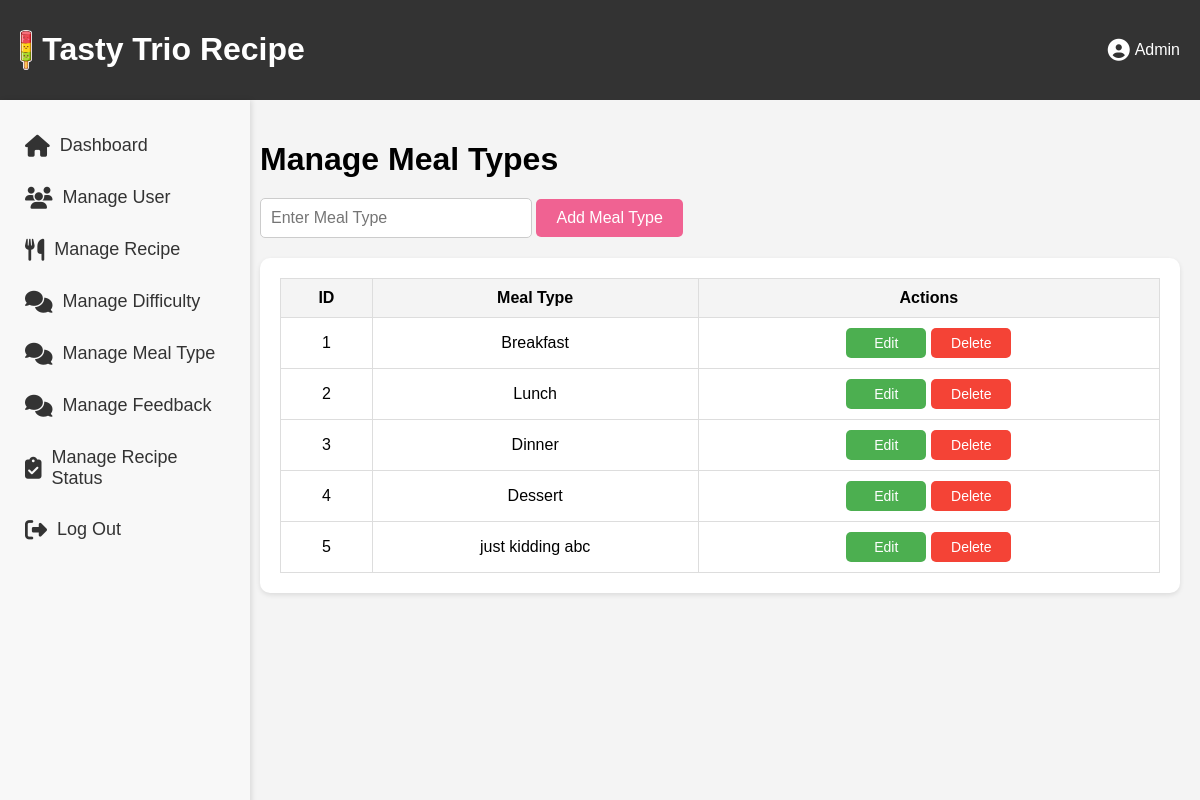
The app's page /manage_meal_type.php with its own data.
### tables this page shows
CREATE TABLE `meal_type` (
  `typeID` int(11) NOT NULL,
  `mealType` varchar(255) NOT NULL
);

### manage_meal_type.php (the view, shortened to what this page needs)
<?php
include 'db.php';
$query = "SELECT * FROM meal_type";
$result = $conn->query($query);
?>
<!DOCTYPE html>
<html lang="en">
<head>
    <link rel="stylesheet" href="https://cdnjs.cloudflare.com/ajax/libs/font-awesome/6.4.2/css/all.min.css">
</head>
<body>
    <?php include('admin_Side_Nav.php'); ?>
    <div class="main-content">
        <h1>Manage Meal Types</h1>
        <div class="add-container">
            <form action="" method="post">
                <input type="text" name="mealType" class="add-input" placeholder="Enter Meal Type" required>
                <button type="submit" class="add-btn">Add Meal Type</button>
            </form>
        </div>
        <div class="table-container">
            <table>
                <thead>
                    <tr>
                        <th>ID</th>
                        <th>Meal Type</th>
                        <th>Actions</th>
                    </tr>
                </thead>
                <tbody>
                    <?php while ($row = $result->fetch_assoc()) { ?>
                        <tr>
                            <td><?= $row['typeID'] ?></td>
                            <td><?= $row['mealType'] ?></td>
                            <td>
                                <div class="action-buttons">
                                    <button class="edit-btn" onclick="openEditModal('<?= $row['typeID'] ?>', '<?= $row['mealType'] ?>')">Edit</button>
                                    <a href="manage_meal_type.php?delete=<?= $row['typeID'] ?>" onclick="return confirm('Are you sure you want to delete this meal type?');">
                                        <button class="delete-btn">Delete</button>
                                    </a>
                                </div>
                            </td>
                        </tr>
                    <?php } ?>
                </tbody>
            </table>
        </div>
    </div>
</body>
</html>

### manage_meal_type.php (style rules this page uses)
body { margin: 0; font-family: Arial, sans-serif; background-color: #f4f4f4; }
.main-content { margin-left: 240px; padding: 20px; }
.main-content h1 { margin-bottom: 20px; }
.table-container { background-color: white; padding: 20px; border-radius: 10px; box-shadow: 0 2px 5px rgba(0, 0, 0, 0.1); }
table { width: 100%; border-collapse: collapse; }
table, th, td { border: 1px solid #ddd; }
th, td { padding: 10px; text-align: center; }
th { background-color: #f4f4f4; }
.add-container { display: flex; align-items: center; gap: 10px; margin-bottom: 20px; }
.add-input { padding: 10px; border: 1px solid #ccc; border-radius: 5px; font-size: 16px; width: 250px; }
.add-btn { padding: 10px 20px; background-color: #f06292; color: white; border-radius: 5px; text-decoration: none; border: none; cursor: pointer; font-size: 16px; }
.action-buttons { display: flex; justify-content: center; gap: 5px; }
.action-buttons button { padding: 7px 15px; border: none; border-radius: 5px; cursor: pointer; font-size: 14px; display: inline-block; min-width: 80px; }
.edit-btn { background-color: #4CAF50; color: white; }
.delete-btn { background-color: #f44336; color: white; }

### admin_Side_Nav.php (style rules this page uses)
body { margin: 0; font-family: Arial, sans-serif; background-color: #f4f4f4; }

### records on screen
meal_type: typeID "1", mealType "Breakfast"
meal_type: typeID "2", mealType "Lunch"
meal_type: typeID "3", mealType "Dinner"
meal_type: typeID "4", mealType "Dessert"
meal_type: typeID "5", mealType "just kidding abc"
